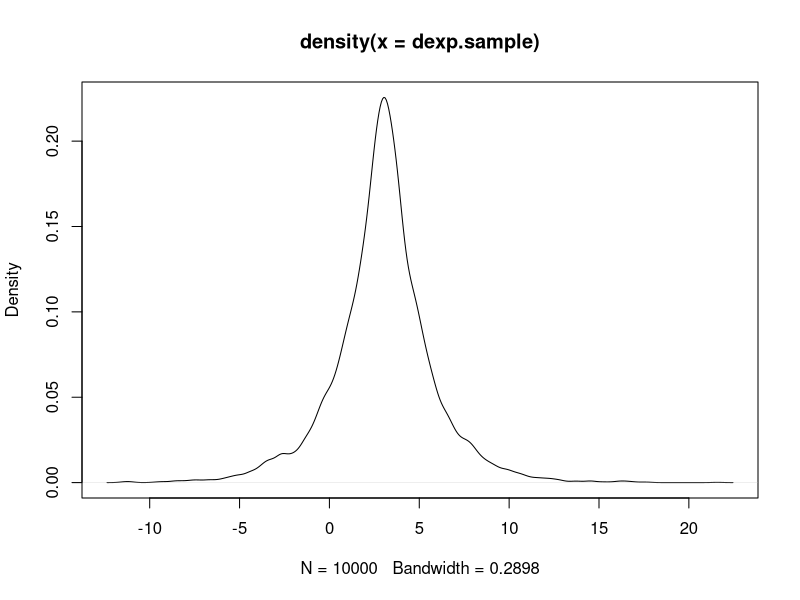
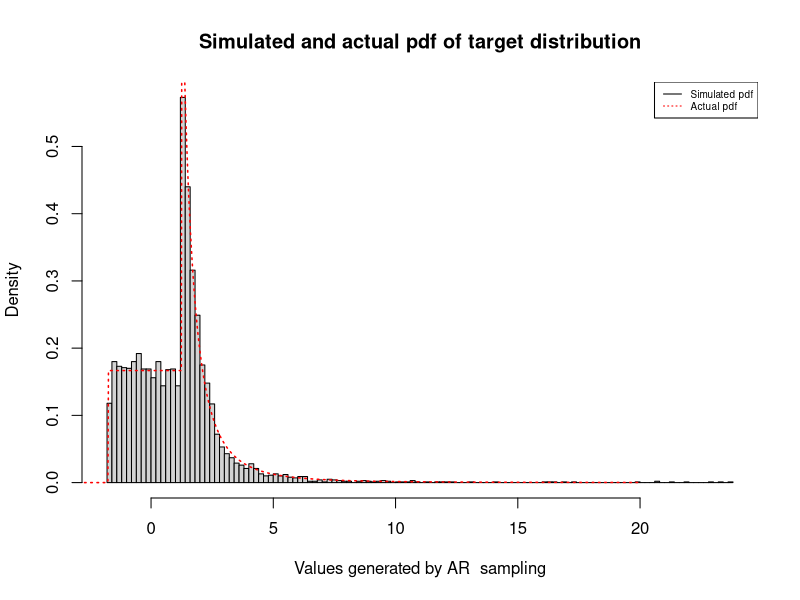
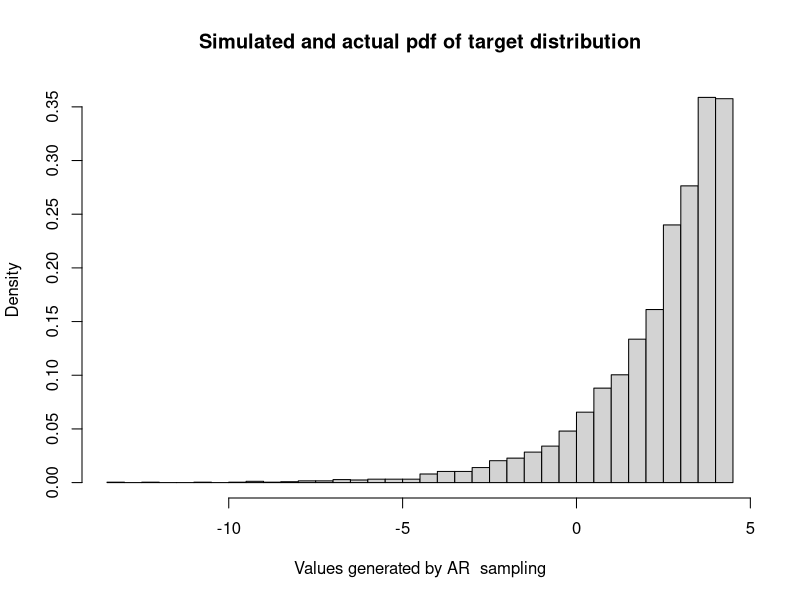

Recreate these plots in R, in order. (Note: this script raises an error after producing the figures.)
## ---- chunk 1
sample.dexp <- function(n,a,b,s,lamda){
  #Sampling from the double exp function g(x)
  #Using inverse transformation technique
  X <- NULL
  for (i in 1:n) {
      u <- runif(1) 
      if (u<0.5){
        X[i] <- b+log(2*u)/lamda
      }else{
        X[i] <- b-log(2-2*u)/lamda
      }
  }
  
  return(X)
}
dexp.sample <- sample.dexp(10000,2,3,1.25,0.5)
plot(density(dexp.sample))
#Plot looks good (double exp function with mean centered at 3)
#Note that its center (mean) is b and variance or spread is controlled by lambda (b on wiki note lambda=1/b) thus for smaller lambda variance increases
## ---- chunk 2
q1.ar <- function(n,a,b,s,lambda,M){
  
    X <- NULL
    for (i in 1:n){
      repeat{
        #Drawing x from the propsal distibution 
        u <- runif(1)
        if (u<0.5){
          x <- b+log(2*u)/lambda
        }else {
          x <- b-log(2-2*u)/lambda
        }
        #Performing A-R sampling
        y <- runif(1)
        if (s < x){
          if(y <= (a*s^a)/(2*x^(a+1))/(M*lambda*exp(-lambda*abs(x-b))/2)){
            X[i]<-x
            break
          }
        } else if(s-b<x){
          if(y <= 1/(2*b)/(M*lambda*exp(-lambda*abs(x-b))/2)){
            X[i]<-x
            break
          }
        }
      }
    }
    return(X)
}

set.seed(2022)
ar.sample <- q1.ar(5000,2,3,1.25,0.5,M=3.2*exp(0.875))
#Creating function to create actual pdf of target distribution
target.dist <- function(x,a,b,s){
  n<-length(x)
  y<-rep(0,n)
  for (i in 1:n){
  
  if (x[i]<s-b){
    y[i] <- 0
  }else if (x[i]>s){
    y[i] <- (a*s^a)/(2*x[i]^(a+1))
  } else {
    y[i] <- 1/(2*b)
  }
  }
  return(y)
}

#Creating curve of target distribution
hist(ar.sample,nclass=100,prob = T,
     xlab = "Values generated by AR  sampling",
     main = "Simulated and actual pdf of target distribution");
curve(target.dist(x,2,3,1.25),from=-4,to=20,n=1000,add=T, lwd= 1.5, lty= 3,col="red");
legend("topright", lty = c(1, 3), cex = 0.6, col = c("black","red"),
legend = c("Simulated pdf", "Actual pdf"))
## ---- chunk 3
q1.ar <- function(n,a,b,s,lambda,M){
  #Drawing x from the propsal distibution 
    X <- NULL
  for (i in 1:n){
    repeat{
    u <- runif(1)
    if (u<=exp(lambda*b)/2){
      x <- b +log(2*u)/lambda
  } else if (u>0.5){
    x <- b-log(2-2*u)/lambda
  }else {
    x <- 0
  }
    y <- runif(1)
    if (y <= M){
      X[i] <- x
      break
    }
    }
  }
    return(X)
}

set.seed(2022)
ar.sample <- q1.ar(5000,2,3,1.25,0.5,4)

hist(ar.sample,nclass=50,prob = T,
     xlab = "Values generated by AR  sampling",
     main = "Simulated and actual pdf of target distribution")
curve()

plot(density(ar.sample),lwd = 2,
main = "Simulated and actual pdf of Target distribution");


sum(ar.sample<(-1.75))
## ---- chunk 4
q1.ar <- function(n,a,b,s,lambda,M){
  #Drawing x from the propsal distibution 
    X <- NULL
  for (i in 1:n){
    repeat{
    u <- runif(1)
    if (u<=0.5){
      x <- b +log(2*u)/lambda
  } else{
    x <- b-log(2-2*u)/lambda
  }
    y <- runif(1)
    if (y <= M){
      X[i] <- x
      break
    }
    }
  }
    return(X)
}

set.seed(2022)
ar.sample <- q1.ar(5000,2,3,1.25,0.5,4)

plot(density(ar.sample),lwd = 2,
main = "Simulated and actual pdf of Target distribution");


sum(ar.sample<(-1.75))
## ---- chunk 5
#Creating actual pdf of pi(x)

target.dist <- function(x,a,b,s){
  
  n<-length(x)
  y<-rep(0,n)
  for (i in 1:n){
  
  if (x[i]<s-b){
    y[i] <- 0
  }else if (x[i]>s){
    y[i] <- (a*s^a)/(2*x[i]^(a+1))
  } else {
    y[i] <- 1/(2*b)
  }
  }
  return(y)
}

#Creating curve of target distribution
curve(target.dist(x,2,3,1.25),from=-4,to=10,n=1000)
